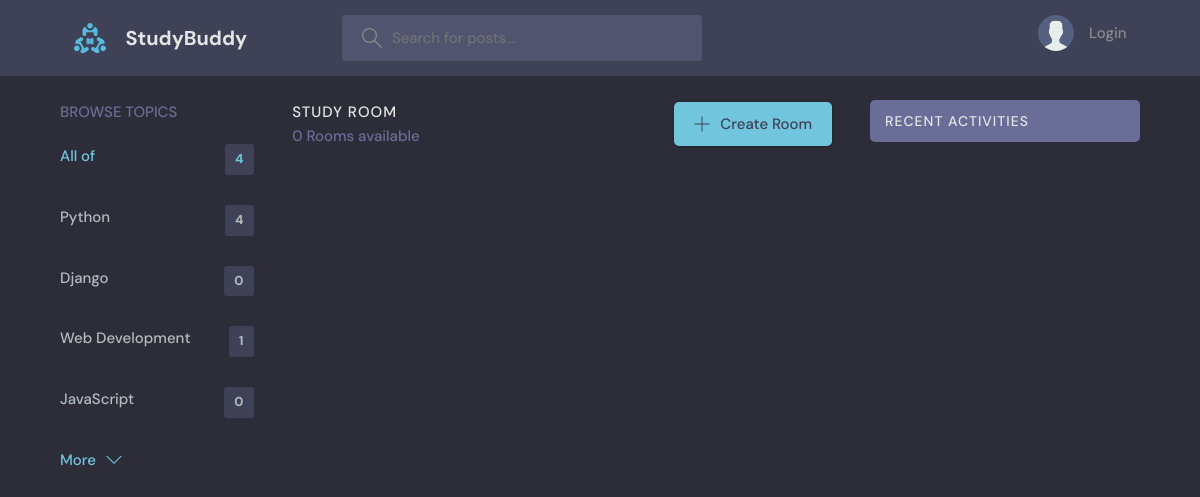
Page /?q=Django on the earlier database version.
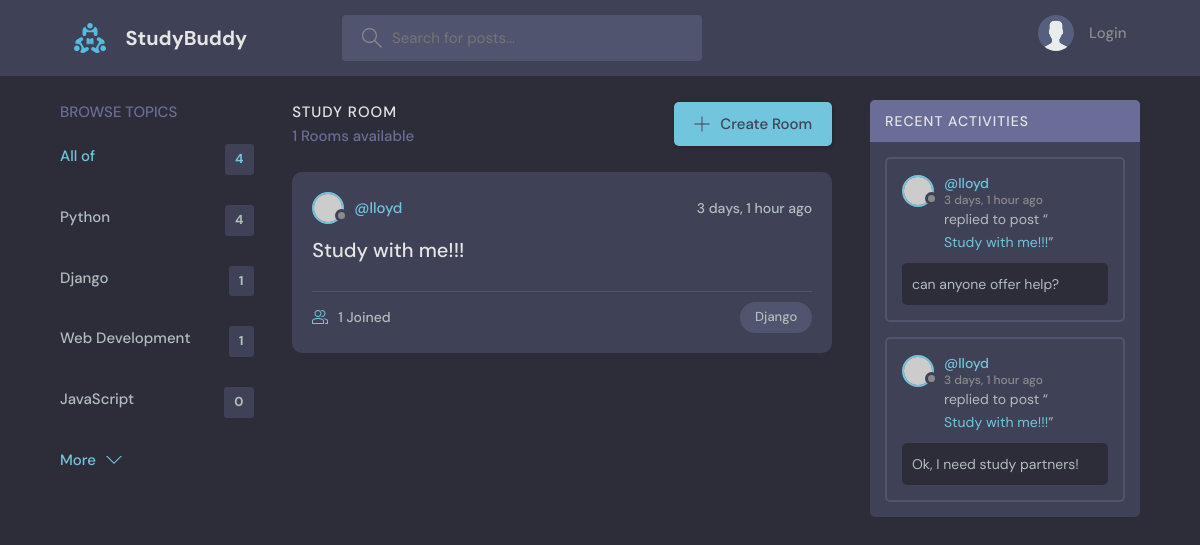
Same page on the later database version.
### base/models.py (models this page shows, shortened)
class Topic(models.Model):
      name = models.CharField(max_length=200)

class Room(models.Model):
    host = models.ForeignKey(
        User,
        on_delete=models.SET_NULL,
        null=True)
    topic = models.ForeignKey(
        Topic,
        on_delete=models.SET_NULL,
        null=True)
    name = models.CharField(max_length=200)
    description = models.TextField(null=True, blank=True)
    participants = models.ManyToManyField(
        User,
        related_name='participants',
        blank=True)
    updated = models.DateTimeField(auto_now=True)
    created = models.DateTimeField(auto_now_add=True)
    class Meta:
        ordering = ['-updated', '-created']
    def __str__(self):
        return self.name

class Message(models.Model):
    user = models.ForeignKey(User, on_delete=models.CASCADE)
    room = models.ForeignKey(Room, on_delete=models.CASCADE)
    body = models.TextField()
    updated = models.DateTimeField(auto_now=True)
    created = models.DateTimeField(auto_now_add=True)
    class Meta:
        ordering = ['-updated', '-created']

### base/views.py (the view)
# urls.py: path('', views.home, name="home"),
def home(request):
    q = request.GET.get('q') if request.GET.get('q') != None else ''
    rooms = Room.objects.filter(
      Q(topic__name__icontains=q) |
      Q(name__icontains=q) |
      Q(description__icontains=q)
    )
    topics = Topic.objects.all()
    room_count = rooms.count()
    room_messages = Message.objects.filter(Q(room__topic__name__icontains=q))
    context = { # this is the dictionary we pass to the function
      'rooms': rooms,
      'topics': topics,
      'room_count': room_count,
      'room_messages': room_messages
    }
    return render(request, 'base/home.html', context)

### base/templates/base/home.html (shortened to what this page needs)
{% extends 'main.html' %}
{% block content %}
<main class="layout layout--3">
  <div class="container">
    {% include 'base/topics_component.html' %}
    <div class="roomList">
      <div class="roomList__header">
        <div>
          <h2>Study Room</h2>
          <p>{{room_count}} Rooms available</p>
        </div>
        <a class="btn btn--main" href="{% url 'create-room' %}">
          <svg version="1.1" xmlns="http://www.w3.org/2000/svg" width="32" height="32" viewBox="0 0 32 32">
            <title>add</title>
            <path
              d="M16.943 0.943h-1.885v14.115h-14.115v1.885h14.115v14.115h1.885v-14.115h14.115v-1.885h-14.115v-14.115z"
            ></path>
          </svg>
          Create Room
        </a>
      </div>
      {% include 'base/feed_component.html' %}
    </div>
    {% include 'base/activity_component.html' %}
  </div>
</main>
{% endblock content %}

### base/templates/base/topics_component.html
<div class="topics">
    <div class="topics__header">
        <h2>Browse Topics</h2>
    </div>
    <ul class="topics__list">
        <li>
            <a href="{% url 'home' %}" class="active">
                All of
                <span>
                    {{topics.count}}
                </span>
            </a>
        </li>
        {% for topic in topics %}
            <li>
                <a href="{% url 'home' %}?q={{topic.name}}">
                    {{topic.name}}
                    <span>
                        {{topic.room_set.all.count}}
                    </span>
                </a>
            </li>
        {% endfor %}
    </ul>
    <button class="btn btn--link" href="/">
        More
        <svg  {{comment}} chevron-down {{endcomment}}
             version="1.1"
             xmlns="http://www.w3.org/2000/svg"
             width="32"
             height="32"
             viewBox="0 0 32 32">
            <title>
                chevron-down
            </title>
            <path d="M16 21l-13-13h-3l16 16 16-16h-3l-13 13z"></path>
        </svg>
    </button>
</div>

### base/templates/base/feed_component.html (shortened to what this page needs)
{% for room in rooms %}
  <div class="roomListRoom">
    <div class="roomListRoom__header">
      <a href="{% url 'user-profile' room.host.id %}" class="roomListRoom__author">
        <div class="avatar avatar--small">
          <img src="https://randomuser.me/api/portraits/women/11.jpg" />
        </div>
        <span>@{{room.host.username}}</span>
      </a>
      <div class="roomListRoom__actions">
        <span>{{room.created|timesince}} ago</span>
      </div>
    </div>
    <div class="roomListRoom__content">
      <a href="{% url 'room' room.id %}">{{room.name}}</a>
    </div>
    <div class="roomListRoom__meta">
      <a href="{% url 'room' room.id %}" class="roomListRoom__joined">
        {{room.participants.all.count}} Joined
      </a>
      <p class="roomListRoom__topic">
        {{room.topic.name}}
      </p>
    </div>
  </div>
{% endfor %}

### base/templates/base/activity_component.html (shortened to what this page needs)
<div class="activities">
    <div class="activities__header">
        <h2>Recent Activities</h2>
    </div>
    {% for message in room_messages %}
        <div class="activities__box">
            <div class="activities__boxHeader roomListRoom__header">
                <a href="{% url 'user-profile' message.user.id %}"
                   class="roomListRoom__author" >
                    <div class="avatar avatar--small">
                        <img src="https://randomuser.me/api/portraits/women/11.jpg" />
                    </div>
                    <p>
                        @{{message.user}}
                        <span>
                            {{message.created|timesince}} ago
                        </span>
                    </p>
                </a>
            </div>
            <div class="activities__boxContent">
                <p>replied to post “<a href="{% url 'room' message.room.id %}">{{message.room}}</a>”</p>
                <div class="activities__boxRoomContent">
                    {{message.body}}
                </div>
            </div>
        </div>
    {% endfor %}
</div>

Differences in the rows shown:
computed for Topic "Django": room_set.all.count "0" → "1"
added Room: host.username "lloyd", created "3 days, 1 hour", name "Study with me!!!", participants.all.count "1", topic.name "Django"
added Message: user "lloyd", created "3 days, 1 hour", room "Study with me!!!", body "can anyone offer help?"
added Message: user "lloyd", created "3 days, 1 hour", room "Study with me!!!", body "Ok, I need study partners!"
Other differences:
{{ room_count }}: "0" → "1"
